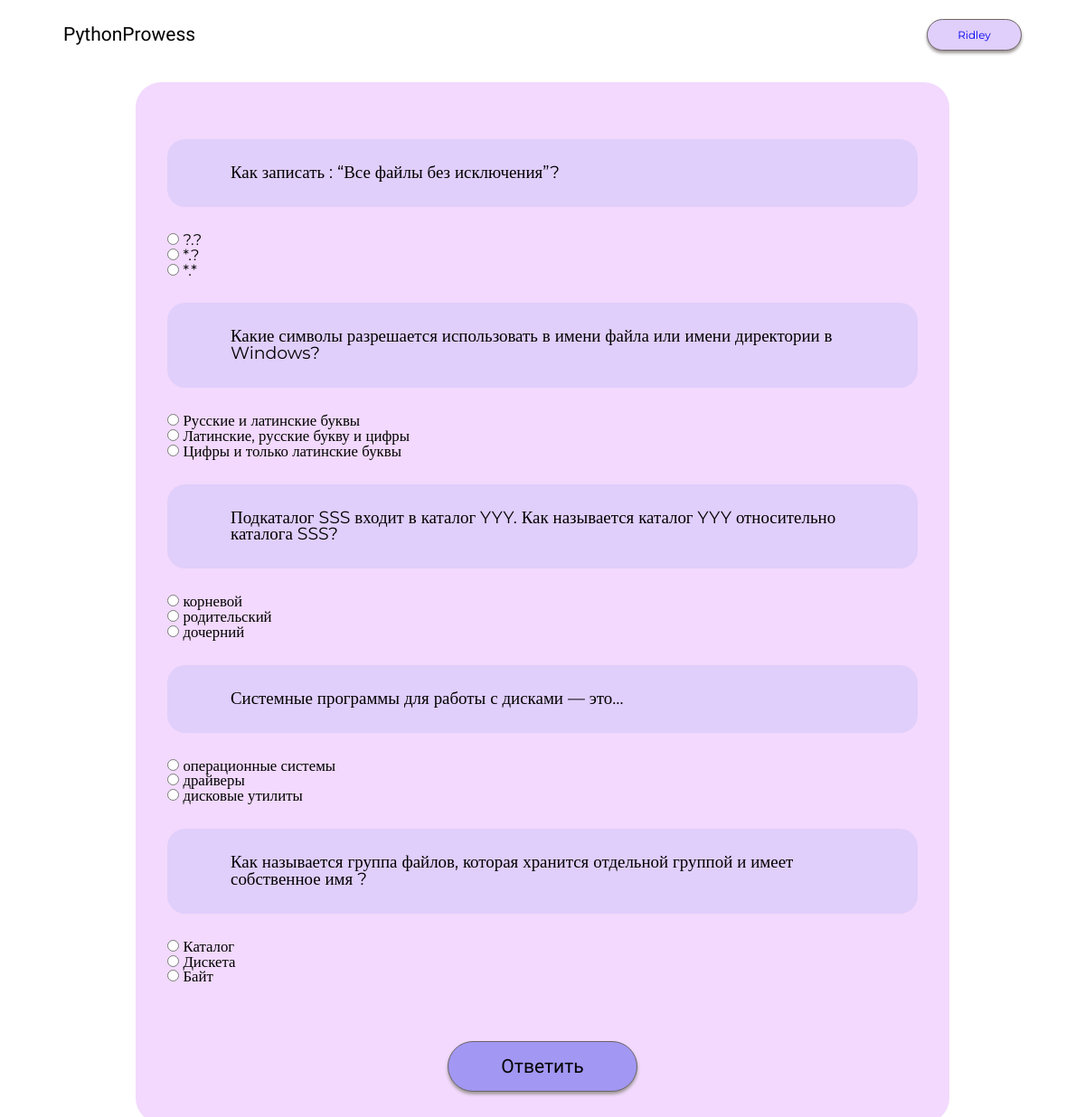
Screenshot of /informatics (signed in) with the database file from the repository.
### helpers/users.py (models this page shows, shortened)
class User(SqlAlchemyBase, UserMixin, SerializerMixin):
    __tablename__ = 'users'
    id = sqlalchemy.Column(sqlalchemy.Integer,
                           primary_key=True, autoincrement=True)
    surname = sqlalchemy.Column(sqlalchemy.String)
    name = sqlalchemy.Column(sqlalchemy.String)
    age = sqlalchemy.Column(sqlalchemy.Integer)
    position = sqlalchemy.Column(sqlalchemy.String)
    speciality = sqlalchemy.Column(sqlalchemy.String)
    address = sqlalchemy.Column(sqlalchemy.String)
    email = sqlalchemy.Column(sqlalchemy.String)
    hashed_password = sqlalchemy.Column(sqlalchemy.String)
    modified_date = sqlalchemy.Column(sqlalchemy.DateTime,
                                      default=datetime.datetime.now)

### helpers/question.py (models this page shows)
class Questions(SqlAlchemyBase, UserMixin, SerializerMixin):
    __tablename__ = 'questions'
    id = sqlalchemy.Column(sqlalchemy.Integer,
                           primary_key=True, autoincrement=True, unique=True)
    question = sqlalchemy.Column(sqlalchemy.String, unique=True)
    correct_answer = sqlalchemy.Column(sqlalchemy.String, unique=True)
    wrong_answer1 = sqlalchemy.Column(sqlalchemy.String, unique=True)
    wrong_answer2 = sqlalchemy.Column(sqlalchemy.String, unique=True)
    def __repr__(self):
        return f"{self.question}"

### server.py (the view, shortened to what this page needs)
@app.route("/informatics", methods=['GET', 'POST'])
@login_required
def informatics():
    form = InformaticsAnswerForm()
    db_sess = db_session.create_session()
    if request.method == "GET":
        necessary_questions = sample(db_sess.query(Questions).all(), k=5)
        all_tests[current_user.id] = necessary_questions
        questions = []
        print(all_tests[current_user.id], '------------2--------')
        correct_answers = []
        form_answers = [form.answer1, form.answer2, form.answer3, form.answer4, form.answer5]
        for i in range(5):
            correct_answers.append(necessary_questions[i].correct_answer)
            list_of_answers = [necessary_questions[i].correct_answer, necessary_questions[i].wrong_answer1,
                               necessary_questions[i].wrong_answer2]
            questions.append(necessary_questions[i].question)
            shuffle(list_of_answers)
            form_answers[i].choices = list_of_answers
        return render_template('informatics.html', questions=questions, correct_answers=correct_answers,
                               form=form)

### forms/informatics_answers_form.py
class InformaticsAnswerForm(FlaskForm):
    answer1 = RadioField(choices=[], default=1, validators=[DataRequired('choose an answer')], validate_choice=False)
    answer2 = RadioField(choices=[], default=1, validators=[DataRequired('choose an answer')], validate_choice=False)
    answer3 = RadioField(choices=[], default=1, validators=[DataRequired('choose an answer')], validate_choice=False)
    answer4 = RadioField(choices=[], default=1, validators=[DataRequired('choose an answer')], validate_choice=False)
    answer5 = RadioField(choices=[], default=1, validators=[DataRequired('choose an answer')], validate_choice=False)
    submit = SubmitField('Ответить')

### helpers/db_session.py (called while the page is built)
def create_session() -> Session:
    global __factory
    return __factory()

### server.py (called while the page is built)
@login_manager.user_loader
def load_user(user_id):
    db_sess = db_session.create_session()
    return db_sess.get(User, int(user_id))

### templates/informatics.html (shortened to what this page needs)
{% extends "base.html" %}
{% block content %}
<div class="tests-section">
    <form action="" method="post" novalidate>
        {% for field in form if field.name != 'csrf_token' and field.name != 'submit' %}
        <div class="question-control">
            <div class="question">
                {{ questions[loop.index - 1] }}
            </div>
            <div class="answers">
                {{ field() }}
            </div>
        </div>
        {% endfor %}
        {{ form.submit(class="go-button") }}
    </form>
</div>
{% endblock %}

### templates/base.html (shortened to what this page needs)
<!doctype html>
<html lang="ru">
<head>
    <link rel="stylesheet" href="{{url_for('static', filename='css/reset.css')}}">
    <link rel="stylesheet" href="{{url_for('static', filename='css/style.css')}}">
</head>
<body style="background-color: {{ bgc }};">
    <header>
        <div class="container">
            <a class="logo" href="{{url_for('index')}}">PythonProwess</a>
            <nav>
                {% if current_user.is_authenticated %}
                <a href="{{url_for('logout')}}">{{ current_user.name }}</a>
                {% else %}
                <a href="{{url_for('login')}}">Вход</a>
                <a href="{{url_for('register')}}">Регистрация</a>
                {% endif %}
            </nav>
        </div>
    </header>
    <main role="main" class="container ">
        {% block content %}
        {% endblock %}
    </main>
</body>
</html>

### static/css/style.css (style rules this page uses)
* { margin: 0; padding: 0; box-sizing: border-box; }
html { font-family: 'Montserrat'; font-size: 8px; }
a { text-decoration: none; }
.container { padding: 0 10rem; margin: 0 auto; }
header .container { padding-top: 3rem; display: flex; justify-content: space-between; align-items: center; }
.logo { font-size: 3rem; font-family: "Plaster"; color: black; }
nav { display: flex; align-items: center; }
nav a { text-align: center; margin-left: 2.2rem; font-size: 1.7rem; height: 5rem; width: 15rem; padding: 1.5rem 0; background-color: #E0CEFB; border-radius: 2.5rem; border: 0.1rem solid #6C6565; box-shadow: 0px 0.4rem 0.5rem 0px #9e9797; }
@media screen and (min-width: 900px) { html { font-size: 7px; } }
.go-button { display: block; width: 30rem; height: 8rem; border-radius: 4.5rem; background-color: #A297F2; color: black; border: solid 0.125rem #6C6565; box-shadow: 0px 0.4rem 0.5rem 0px #9e9797; font-family: "Montserrat Alternates"; font-size: 3rem; margin: 9rem auto 0 auto; }
.tests-section { margin: 0 auto; margin-top: 5rem; width: 900px; background-color: #F2D9FD; border-radius: 4rem; padding: 5rem; font-family: "Montserrat"; }
.question { background-color: #E0CEFB; padding: 4rem 70px; border-radius: 20px; margin: 4rem auto; font-size: 2.7rem; }
.answers { font-size: 2.4rem; }

### rows the page displays
User: name "Ridley"
Questions: question "Как записать : “Все файлы без исключения”?"
Questions: question "Какие символы разрешается использовать в имени файла или имени директории в Windows?"
Questions: question "Подкаталог SSS входит в каталог YYY. Как называется каталог YYY относительно каталога SSS?"
Questions: question "Системные программы для работы с дисками — это…"
Questions: question "Как называется группа файлов, которая хранится отдельной группой и имеет собственное имя ?"
